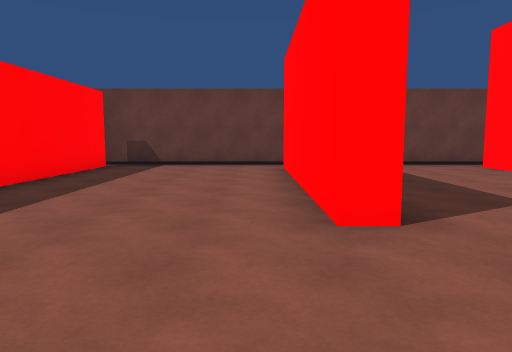
[1] (above)

18 first-person views from a walk through a Unity game level. The camera is 1.4 m above the floor, tilts 6° down and sees 70° across. The floor is counted in squares, 2 m on a side. Each view is taken from the middle of a square. On the plan, view 1 faces up. The plan holds only what a view shows up to about 11 squares ahead; the rest is blank. The place goes on beyond the plan. Surface patterns are stand-ins for the level's own textures.

[2]
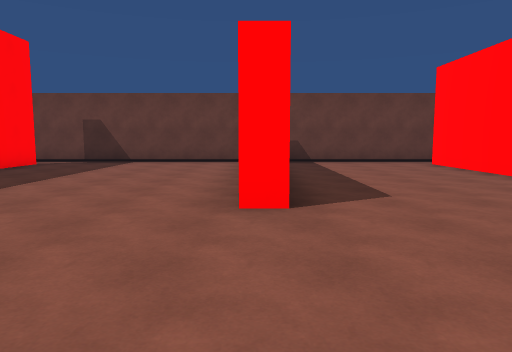

[3]
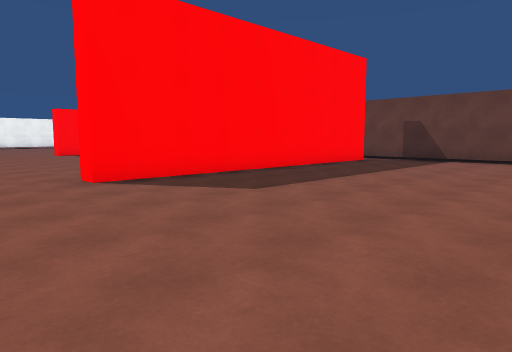

[4]
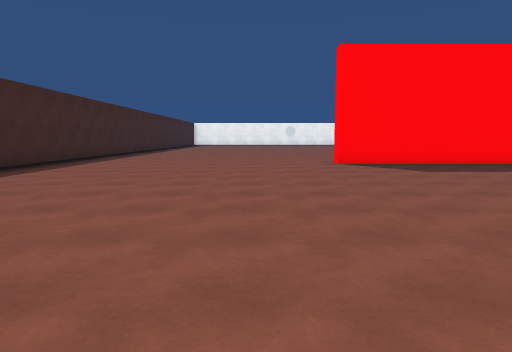

[5]
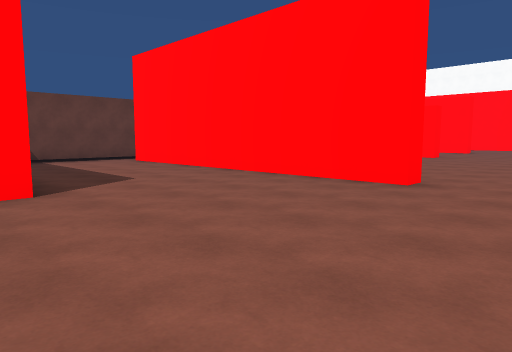

[6]
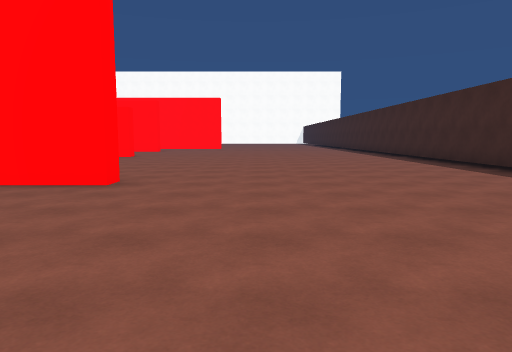

[7]
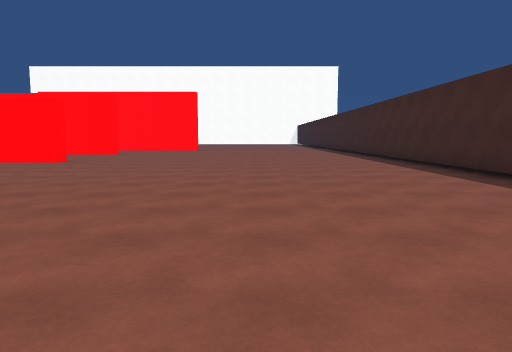

[8]
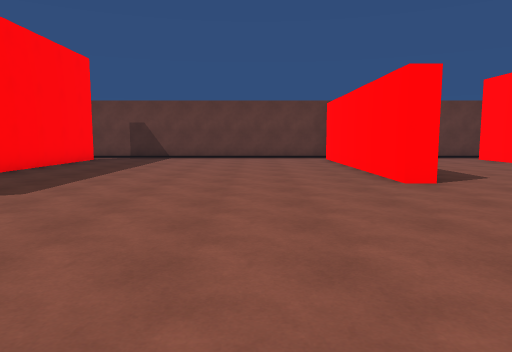

[9]
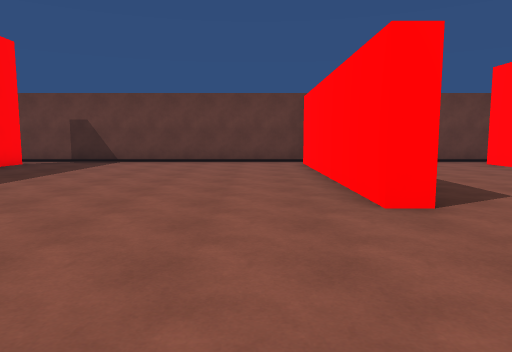

[10]
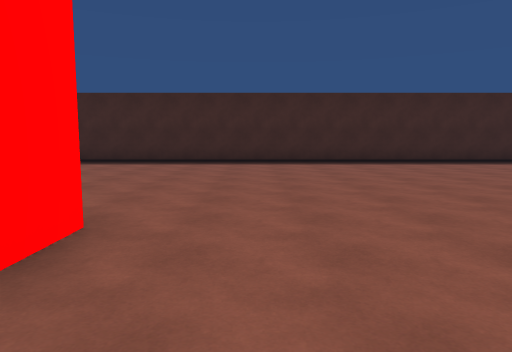

[11]
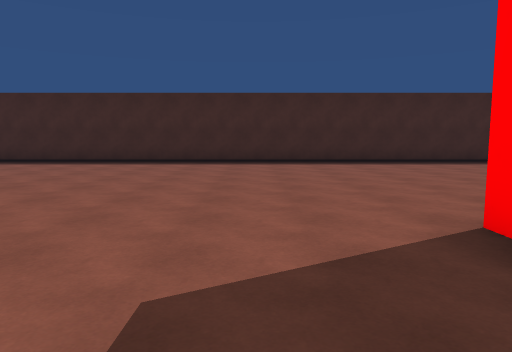

[12]
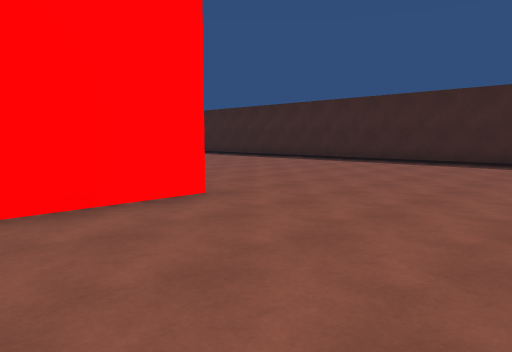

[13]
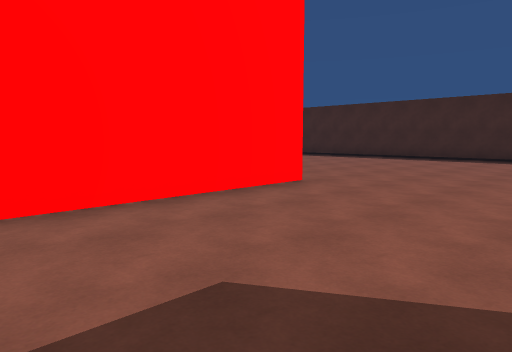

[14]
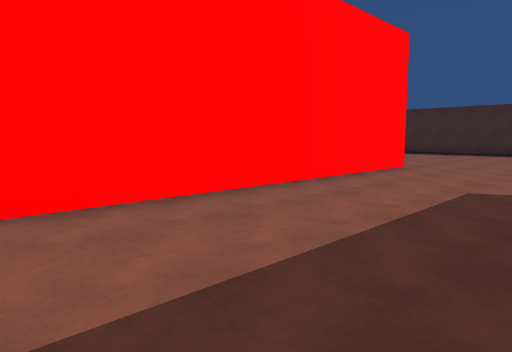

[15]
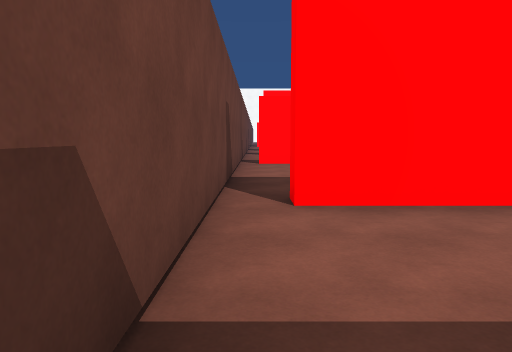

[16]
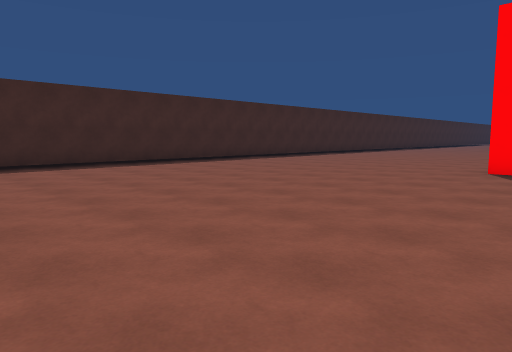

[17]
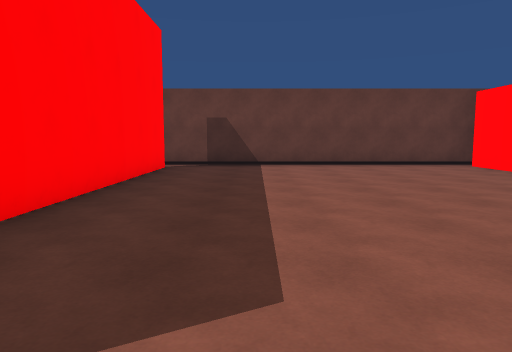

[18]
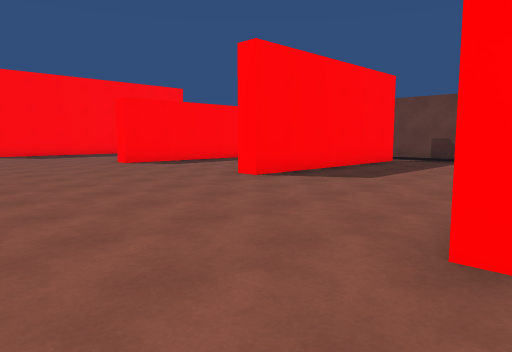

### Floor plan
Points are (right, up) in squares from view 1. A wall is a line through its corners. A room is listed if a view was taken in it or the views show most of it. See-through windows are left out.
Room 1 (views 1, 2, 3, 4, 5, 6, 7, 8, 9, 10, 11, 12, 13, 14, 15, 16, 17, 18)
walls: (5.9, 0.6) (5.9, 0.2) (5.4, 0.2) (5.4, 8.6); (1.2, 8.8) (1.2, 2.8) (0.7, 2.8) (0.7, 8.8); (-4.2, 8) (-4.2, 9); (-3.7, 9) (-3.7, 2.6) (-4.2, 2.6); (5.9, 8.6) (5.9, 3); (-9.8, 0.2) (-10.3, 0.2) (-10.3, 8.6) (-9.8, 8.6) (-9.8, 0.2); (13.9, 2.6) (13.3, 2.6) (13.3, 9); (13.6, 9.4) (-13.5, 9.4); (-14.5, -7.3) (14.1, -7.3)
ways out: gap at (-4, 9)

Where each view was taken, in squares from view 1:
view 1: 0 up, 0 right, facing up
view 2: 1 down, 4 left, facing up
view 3: 2 down, 4 left, facing up-left
view 4: 2 down, 0 right, facing left
view 5: 2 down, 0 right, facing up-right
view 6: 2 down, 0 right, facing right
view 7: 3 down, 3 right, facing right
view 8: 3 down, 11 right, facing up
view 9: 1 down, 12 right, facing up
view 10: 3 up, 4 right, facing down
view 11: 3 up, 8 left, facing down
view 12: 3 up, 14 left, facing down-right
view 13: 5 up, 14 left, facing down-right
view 14: 9 up, 14 left, facing down-right
view 15: 9 up, 14 left, facing right
view 16: 2 up, 14 right, facing down-left
view 17: 0 up, 8 right, facing up
view 18: 2 down, 6 right, facing up-left
